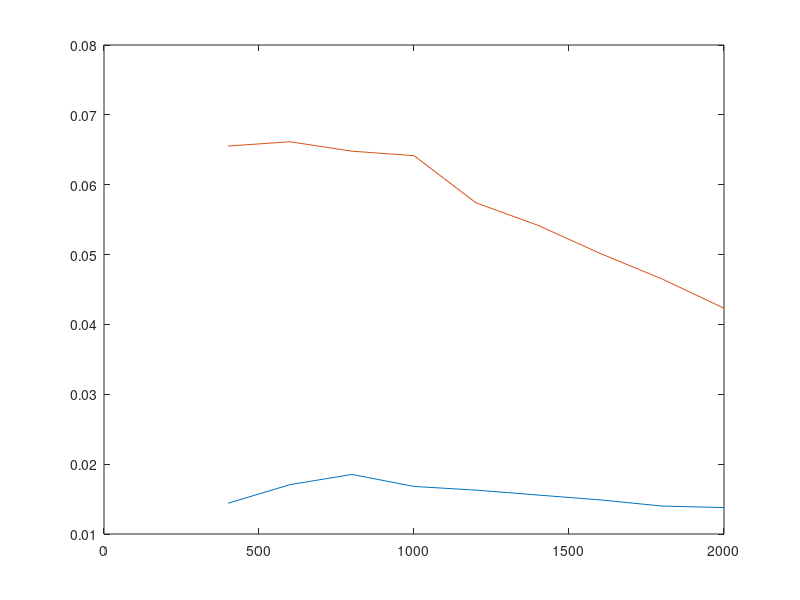

MATLAB code to generate this figure:
% u =(10:2:26);
% i =[0.065 0.081 0.099 0.117 0.137 0.156 0.177 0.200 0.220];
% v1=[2.795 3.582 4.286 4.648 5.133 6.056 6.587 7.180 7.803];
% r=0.5*103.84*10^(-3);
% s=pi*r*r;
% rho=1.185;
% p0=u.*i
% p1=0.5.*rho.*s.*(v1.^3)
% ita=p1./p0
%
% subplot(1, 2, 1);
% uv=scatter(u, v1, 200, 'k', '.');
% hold on;
% xlim([10, 26])
% xticks(u)
% set(gca, 'FontName', 'Latin Modern Math', 'FontSize', 15);
% xlabel('\fontname{Songti SC}输入电压 \fontname{Latin Modern Math}U/V');
% ylabel('\fontname{Songti SC}风速 \fontname{Latin Modern Math}V_1/(m/s)');
% box on;
% M=[u' ones(9,1)];
% k=M\(v1');
% v1pre=(M*k)';
%
% plot(u, v1pre, '-k', 'LineWidth', 2);
%
% subplot(1, 2, 2);
% plot(v1, ita, '.-k', 'LineWidth', 2, 'MarkerSize', 15);
% set(gca, 'FontName', 'Latin Modern Math', 'FontSize', 15);
% xlabel('\fontname{Songti SC}风速 \fontname{Latin Modern Math}V_1/(m/s)');
% ylabel('\fontname{Songti SC}转换效率 \fontname{Latin Modern Math}\eta');
%

r=(400:200:2000);
u1=[2.40,3.20,3.85,4.10,4.42,4.67,4.88,5.02,5.25];
u2=[5.12,6.30,7.20,8.01,8.30,8.71,8.96,9.15,9.20];
p1=u1.^2./r
p2=u2.^2./r

plot(r, p1, '-');
hold on;
plot(r, p2);
